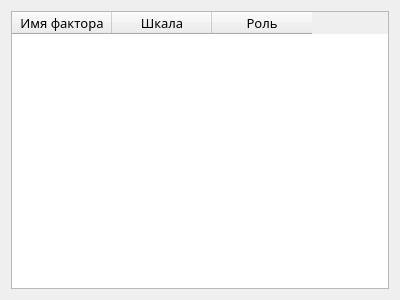
<?xml version="1.0" encoding="UTF-8"?>
<ui version="4.0">
 <class>TableForm</class>
 <widget class="QWidget" name="TableForm">
  <property name="geometry">
   <rect>
    <x>0</x>
    <y>0</y>
    <width>400</width>
    <height>300</height>
   </rect>
  </property>
  <property name="minimumSize">
   <size>
    <width>400</width>
    <height>300</height>
   </size>
  </property>
  <property name="font">
   <font>
    <family>Franklin Gothic Medium</family>
    <pointsize>10</pointsize>
   </font>
  </property>
  <property name="windowTitle">
   <string>Табличный вид</string>
  </property>
  <property name="windowIcon">
   <iconset resource="../icons/forms_resources.qrc">
    <normaloff>:/icons/table.png</normaloff>:/icons/table.png</iconset>
  </property>
  <layout class="QGridLayout" name="gridLayout">
   <item row="0" column="0">
    <widget class="QTableWidget" name="tableWidget">
     <column>
      <property name="text">
       <string>Имя фактора</string>
      </property>
     </column>
     <column>
      <property name="text">
       <string>Шкала</string>
      </property>
     </column>
     <column>
      <property name="text">
       <string>Роль</string>
      </property>
     </column>
    </widget>
   </item>
  </layout>
 </widget>
 <resources>
  <include location="../icons/forms_resources.qrc"/>
 </resources>
 <connections/>
</ui>
